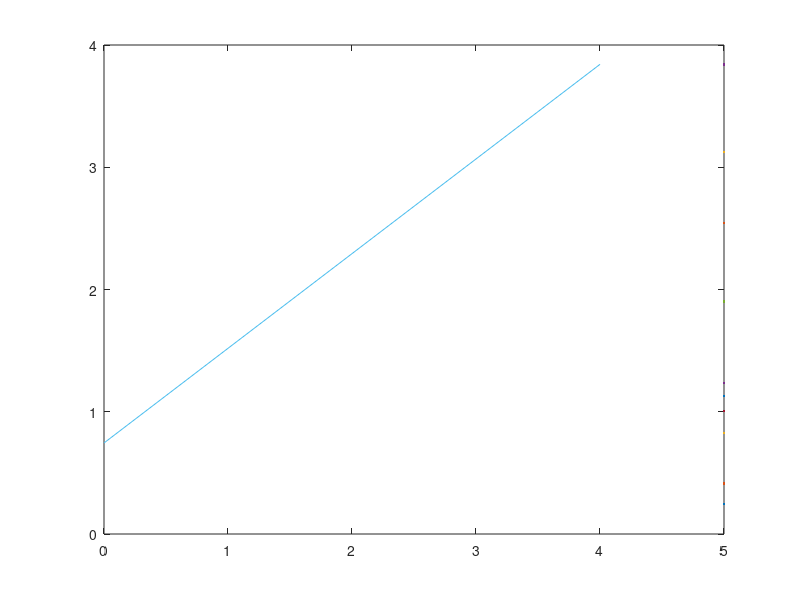

Reproduce this figure in MATLAB.


clc
clear

current = [.2 .3 .4 .5 .6]';  
voltage = [1.23 1.38 2.06 2.47 3.17]';  
i=[0:1:4];
r=voltage .* current;

H = [ones(size(current)), current];
h = (H' * H) \ (H' * voltage);


R = 1; 
P = eye(2);  
h = [1; R]; 

sigma_r = 0.1; 

for i = 1:length(current)
    y = voltage(i);
    H = [1, current(i)]; 
    K = P * H' * inv(H * P * H' + sigma_r^2); 
    h = h + K * (y - H * h);  
    P = (eye(2) - K * H) * P;  
    
    R(i) = h(2);
    P = P + sigma_r^2 * eye(2);  
    
    
end
plot (i, r)
hold on
plot([0,4],h(:,1))
plot(i,R)
hold off